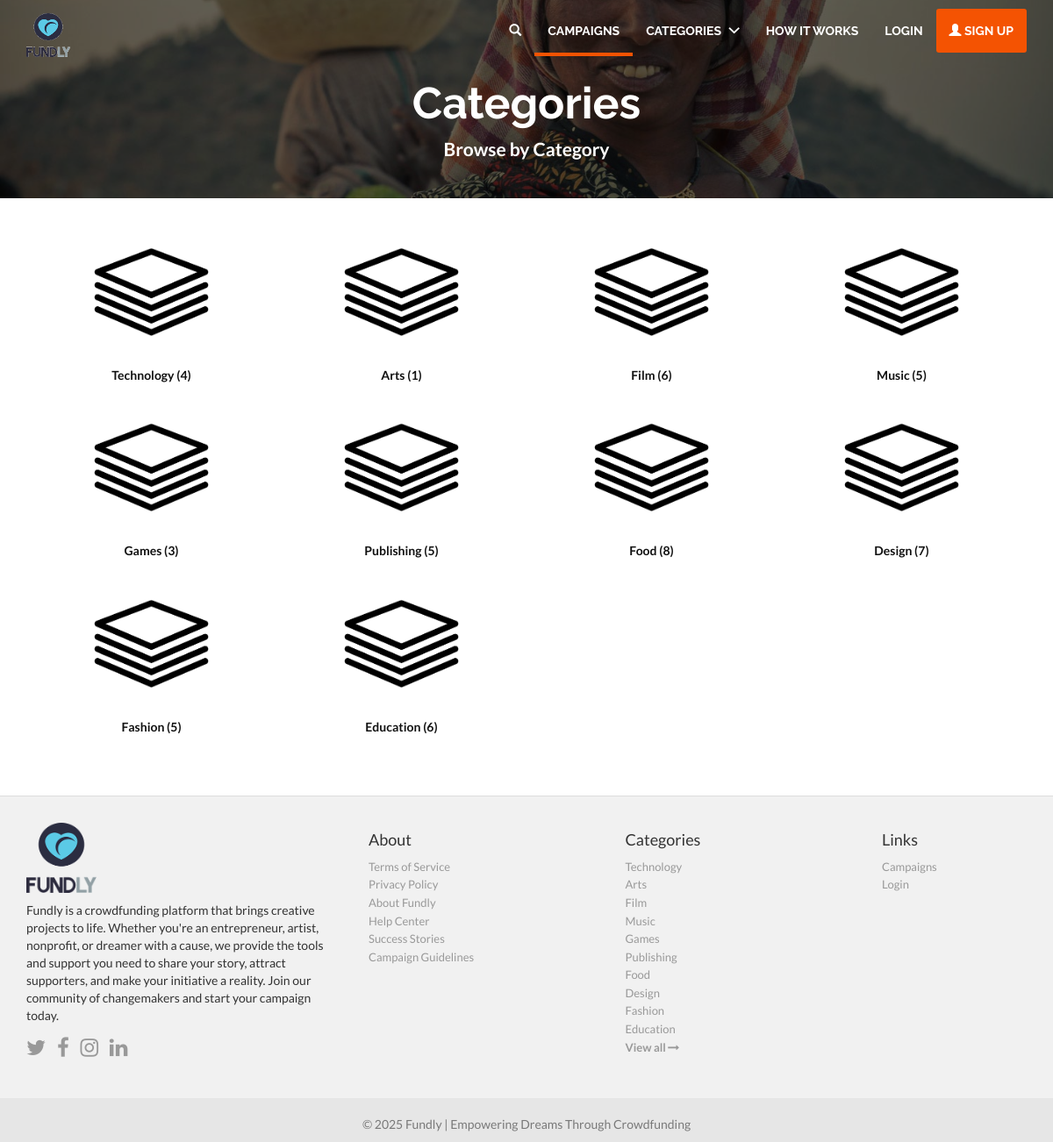
The page /categories on the database its author committed.
### core/models.py (models this page shows, shortened)
class Category(models.Model):
    name = models.CharField(max_length=50, unique=True)
    slug = models.CharField(max_length=100, unique=True)
    image = models.ImageField(upload_to='categories', default="default.png")
    @property
    def category_image(self):
        if os.path.exists(self.image.url):
            return self.image.url
        return "/media/categories/default.png"

### core/views.py (the view)
# urls.py: path('categories', CategoryListView.as_view(), name="categories"),
class CategoryListView(ListView):
    model = Category
    template_name = "categories.html"
    context_object_name = "categories"
    queryset = Category.objects.prefetch_related("campaign_set").all()

### core/context_processors.py (called while the page is built)
def categories(request):
    cats = Category.objects.prefetch_related("campaign_set").all()[:5]
    return {'categories': cats}

### templates/categories.html
{% extends 'base.html' %}
{% block content %}
    <div class="jumbotron md index-header jumbotron_set jumbotron-cover">
        <div class="container wrap-jumbotron position-relative">
            <h2 class="title-site">Categories</h2>
            <p class="subtitle-site"><strong>Browse by Category</strong></p>
        </div>
    </div>
    <div class="container margin-bottom-40">
        {% for category in categories %}
            <div class="col-lg-3 col-md-6 col-sm-6 col-xs-12 row-margin-20">
                <a href="{% url 'core:campaigns-by-category' category.id %}">
                    <img class="img-responsive btn-block custom-rounded" src="{{ category.category_image }}" alt="{{ category.name }}">
                </a>
                <h1 class="title-services">
                    <a href="#">
                        {{ category.name }} ({{ category.campaign_set.count }})
                    </a>
                </h1>
            </div>
        {% endfor %}
    </div>
{% endblock %}

### templates/includes/footer.html
{% load static %}
<footer class="footer-main">
    <div class="container">
        <div class="row">
            <div class="col-md-4">
                <a href="{% url 'core:home' %}">
                    <img src="{% static 'img/logo.png' %}" style="height: 80px; width: 80px"/>
                </a>
                <p class="margin-tp-xs">Fundly is a crowdfunding platform that brings creative projects to life.
                    Whether you're an entrepreneur, artist, nonprofit, or dreamer with a cause, we provide the tools
                    and support you need to share your story, attract supporters, and make your initiative a reality.
                    Join our community of changemakers and start your campaign today.</p>
                <ul class="list-inline">
                    <li><a href="https://www.twitter.com/fundly" class="ico-social"><i class="fa fa-twitter"></i></a></li>
                    <li><a href="https://www.facebook.com/fundly" class="ico-social"><i class="fa fa-facebook"></i></a></li>
                    <li><a href="https://www.instagram.com/fundly" class="ico-social"><i class="fa fa-instagram"></i></a></li>
                    <li><a href="https://www.linkedin.com/company/fundly" class="ico-social"><i class="fa fa-linkedin"></i></a></li>
                </ul>
            </div>
            <div class="col-md-3 margin-tp-xs">
                <h4 class="margin-top-zero">About</h4>
                <ul class="list-unstyled">
                    <li><a class="link-footer" href="#">Terms of Service</a></li>
                    <li><a class="link-footer" href="#">Privacy Policy</a></li>
                    <li><a class="link-footer" href="#">About Fundly</a></li>
                    <li><a class="link-footer" href="#">Help Center</a></li>
                    <li><a class="link-footer" href="#">Success Stories</a></li>
                    <li><a class="link-footer" href="#">Campaign Guidelines</a></li>
                </ul>
            </div>
            <div class="col-md-3 margin-tp-xs">
                <h4 class="margin-top-zero">Categories</h4>
                <ul class="list-unstyled">
                    {% for category in categories %}
                        <li><a class="link-footer" href="{% url 'core:campaigns-by-category' category.id %}">{{ category.name }}</a></li>
                    {% endfor %}
                    <li><a class="link-footer" href="{% url 'core:categories' %}">
                        <strong>View all <i class="fa fa-long-arrow-right"></i></strong>
                    </a></li>
                </ul>
            </div>
            <div class="col-md-2 margin-tp-xs">
                <h4 class="margin-top-zero">Links</h4>
                <ul class="list-unstyled">
                    <li>
                        <a class="link-footer" href="#">Campaigns</a>
                    </li>
                    <li>
                        <a class="link-footer" href="{% url 'accounts:login' %}">Login</a>
                    </li>
                </ul>
            </div>
        </div>
    </div>
</footer>
<footer class="subfooter">
    <div class="container">
        <div class="row">
            <div class="col-md-12 text-center padding-top-20">
                <p>&copy; {% now "Y" %} Fundly | Empowering Dreams Through Crowdfunding</p>
            </div>
        </div>
    </div>
</footer>

### static/css/main.css (style rules this page uses)
html, body { height: 100%; }
li { list-style:none; }
a, a:focus, a:active, select, button, button:active, button:focus, .btn:focus, .btn:active:focus, .btn.active:focus, .btn.focus, .btn:active.focus, .btn.active.focus, input { outline: none; }
body a { color: #f45302; }
.row-margin-20 { margin-bottom: 20px; }
.margin-top-zero { margin-top: 0 !important; }
.margin-bottom-40 { margin-bottom: 40px !important; }
.padding-top-20 { padding-top: 20px !important; }
body { font-family: "Lato", Helvetica, Arial, sans-serif; background-color: #FFF; }
.index-header { background: url('../img/header.jpg') no-repeat center center #D1D1D1; background-size: cover; position:relative; }
h1 { font-weight: bold; white-space: nowrap; text-overflow: ellipsis; overflow: hidden; }
.title-services { font-size: 15px; }
.link-footer { font-size: 13px; color: #999; }
.footer-main { width: 100%; background-color: #F1F1F1; padding: 30px 0; border-top: 1px solid #ddd; }
.subfooter { background-color: #e6e6e6; color: #797979; }
.margin-tp-xs { margin-top: 10px; }
.ico-social { font-size: 24px; color: #999; }
.position-relative { position: relative; }
@media (min-width: 768px) { .jumbotron.md { padding: 70px 0 25px; } }
.jumbotron_set { margin-bottom: 40px; }
@media screen and (min-width: 768px) { .jumbotron { padding: 150px 0; } }
h1.title-site, h2.title-site { font-family: "Raleway",Helvetica,Arial,sans-serif; color: #FFF; text-overflow: inherit; overflow: visible; white-space: normal; font-weight: bold; margin-top: 20px !important; text-align: center; }
h2.title-site { font-size: 50px; }
.subtitle-site { color: #FFF; text-align: center; }
.custom-rounded { border-radius: 3px; -webkit-border-radius: 3px; -moz-border-radius: 3px; }
.title-services { text-align: center; }
.title-services > a { font-size: 14px; color: #111; }
.jumbotron-cover:before { content: ''; position: absolute; width: 100%; height: 100%; background: rgba(5,5,5,.6); left: 0; top: 0; }

### rows shown on the page
Category: category_image (placeholder picture), name "Technology", campaign_set.count "4"
Category: category_image (placeholder picture), name "Arts", campaign_set.count "1"
Category: category_image (placeholder picture), name "Film", campaign_set.count "6"
Category: category_image (placeholder picture), name "Music", campaign_set.count "5"
Category: category_image (placeholder picture), name "Games", campaign_set.count "3"
Category: category_image (placeholder picture), name "Publishing", campaign_set.count "5"
Category: category_image (placeholder picture), name "Food", campaign_set.count "8"
Category: category_image (placeholder picture), name "Design", campaign_set.count "7"
Category: category_image (placeholder picture), name "Fashion", campaign_set.count "5"
Category: category_image (placeholder picture), name "Education", campaign_set.count "6"
